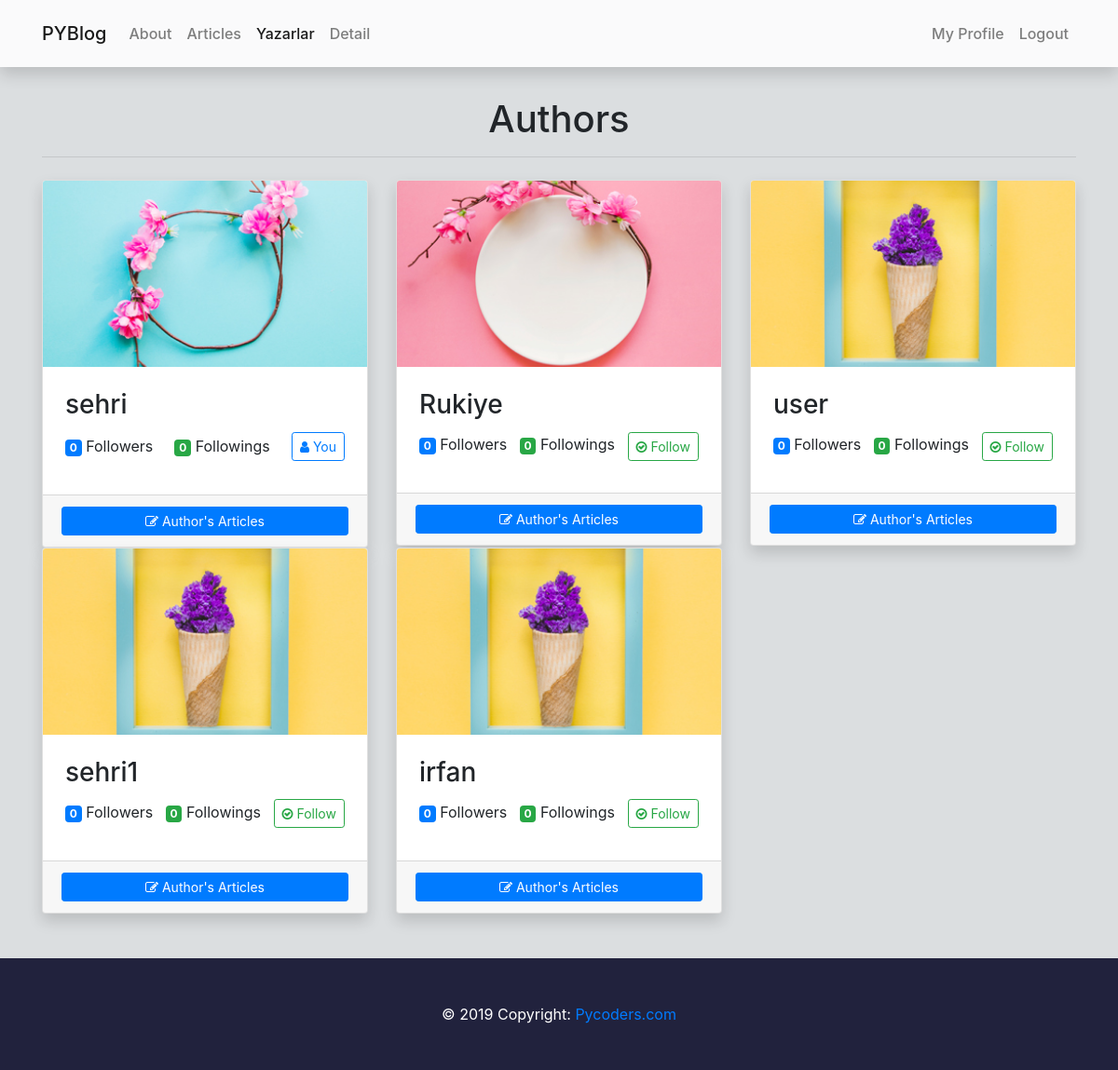
Page /authors/ (signed in) on the committed database.
### user/models.py (models this page shows, shortened)
class Profile(models.Model):
    USER = 'User'
    AUTHOR = 'Author'
    EDITOR = 'Editor'
    ROLE_CHOICES = (
        (USER, 'User'),
        (AUTHOR, 'Author'),
        (EDITOR, 'Editor'),
    )
    HIGH_SCHOOL = 'High School'
    UNIVERSITY = 'University'
    MASTER_DEGRE = 'Master Degree'
    PHD = 'Phd'
    ROLE_CHOICES1 = (
        (HIGH_SCHOOL, 'High School'),
        (UNIVERSITY, 'University'),
        (MASTER_DEGRE, 'Master Degree'),
        (PHD, 'Phd'),
    )
    user = models.OneToOneField(User, on_delete=models.CASCADE)
    first_name = models.CharField(max_length=30)
    last_name = models.CharField(max_length=30)
    image = models.ImageField(default='profile_pics/default.jpg', upload_to='profile_pics')
    role = models.CharField(max_length=30,choices=ROLE_CHOICES, null=True, blank=True)
    location = models.CharField(max_length=30, blank=True)
    birthdate = models.DateField(null=True, blank=True)
    education = models.CharField(max_length=50 ,choices=ROLE_CHOICES1, null=True, blank=True)
    language = LanguageField(max_length=30,blank=True, help_text='The languages that you can speak')
    profession = models.CharField(max_length=50,blank=True, help_text='Profession')
    phone = PhoneNumberField(blank=True, help_text='Contact phone number')
    email = models.CharField(max_length=50, blank=True)
    biography = models.TextField(max_length=500, blank=True,  help_text='Biography')

### article/views.py (the view)
# urls.py: path('authors/', views.authors, name="authors"),
@login_required(login_url="user:login")
def authors(request):
    users = User.objects.all()
    user_list = []
    profile = request.user.profile
    for user in users:
        myUser = model_to_dict(user).copy()
        user_articles = Article.objects.filter(author=user)
        user_followers = Follow.objects.followers(user)
        user_followings = Follow.objects.following(user)
        is_following = Follow.objects.follows(request.user, user)
        user_profile = Profile.objects.get(user=user)
        myUser["articles"] = user_articles
        myUser["followers"] = user_followers
        myUser["followings"] = user_followings
        myUser["is_following"] = is_following
        myUser["profile"] = user_profile
        user_list.append(myUser)
    context = {"users": user_list, "profile":profile}
    return render(request, "authors.html", context)

### templates/authors.html (shortened to what this page needs)
{% extends "layout.html" %}
{% block body %}
    <div class="container">
        <div class="text-center py-2">
            <h1>Authors</h1>
            <hr>
        </div>
        <div class="row mb-4">
            {% for user in users %}
                {% if user.articles|length > 0 %}
                    <div class="col-lg-4 col-sm-6 col-xs-12">
                        <div id="card" class="card shadow">
                            <img src="/media/{{user.profile.image}}" class="card-img-top card-img-author" alt="{{ user.username }}"/>
                            <div class="card-body p-4">
                                <h3 class="card-title">{{ user.username }}</h3>
                                <div class="d-flex justify-content-between align-items-baseline">
                                    <p><span class="badge badge-primary">{{ user.followers|length }}</span> Followers</p>
                                    <p><span class="badge badge-success">{{ user.followings|length }}</span> Followings</p>
                                    {% if request.user.is_authenticated and request.user.id != user.id %}
                                        <div id="follow-section">
                                            {% if user.is_following == True %}
                                                <button type="submit" id="follow" name="follow_id" value="{{ user.id }}" class="btn btn-sm btn-outline-danger">
                                                    <i class="fa fa-check-circle"></i> Unfollow
                                                </button>
                                            {% else %}
                                                <button type="submit" id="follow" name="follow_id" value="{{ user.id }}" class="btn btn-sm btn-outline-success">
                                                    <i class="fa fa-check-circle-o"></i> Follow
                                                </button>
                                            {% endif %}
                                        </div>
                                    {% else %}
                                        <button class="btn btn-sm btn-outline-primary">
                                            <i class="fa fa-user"></i> You
                                        </button>
                                    {% endif %}
                                </div>
                            </div>
                            <div class="card-footer">
                                <a class="btn btn-block btn-sm btn-primary " data-toggle="collapse" href="#articles{{ user.id }}"
                                    role="button" aria-expanded="false" aria-controls="articles">
                                    <i class="fa fa-pencil-square-o"></i> Author's Articles
                                </a>
                            </div>
                        </div>
                    </div>
                {% endif %}
            {% endfor %}
        </div>
    </div>
{% endblock body %}

### static/css/style.css (style rules this page uses)
body { background-color: #dbdee0; overflow-x: hidden; }
.card-img, .card-img-top { object-fit: cover; }
.card-img-author, .reading-img { height: 200px; object-fit: cover; }

### rows in the picture
Profile: profile.image (picture)
Profile: profile.image (picture)
Profile: profile.image (placeholder picture)
Profile: profile.image (placeholder picture)
Profile: profile.image (placeholder picture)

### other values in the picture
{{ user.username }} "sehri" "Rukiye" "user" "sehri1" "irfan"
{{ user.followers|length }} "0" "0" "0" "0" "0"
{{ user.followings|length }} "0" "0" "0" "0" "0"
